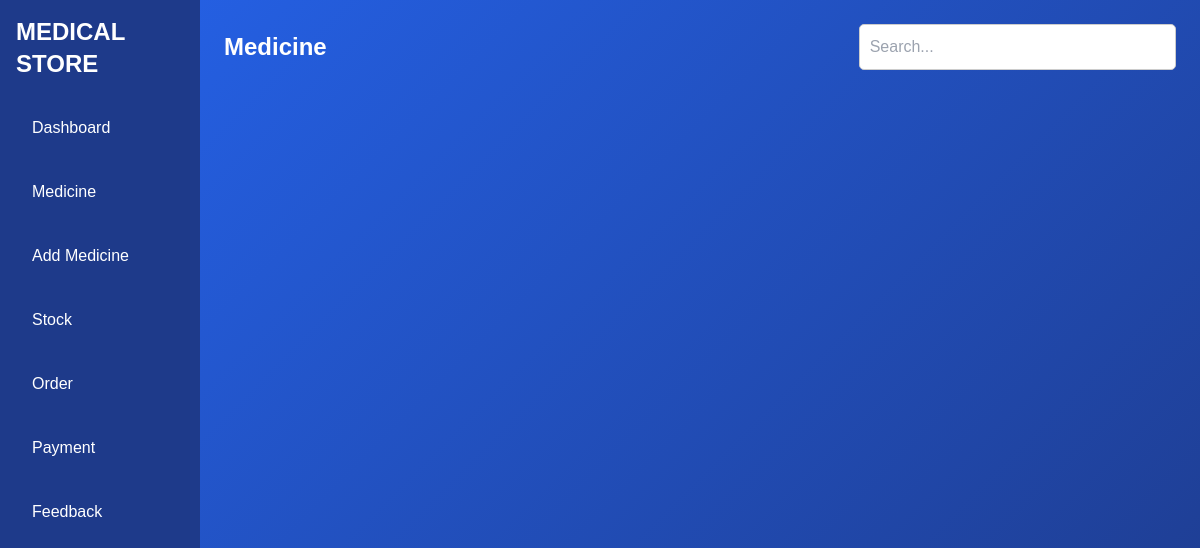
The app's page /medicine.php, older data.
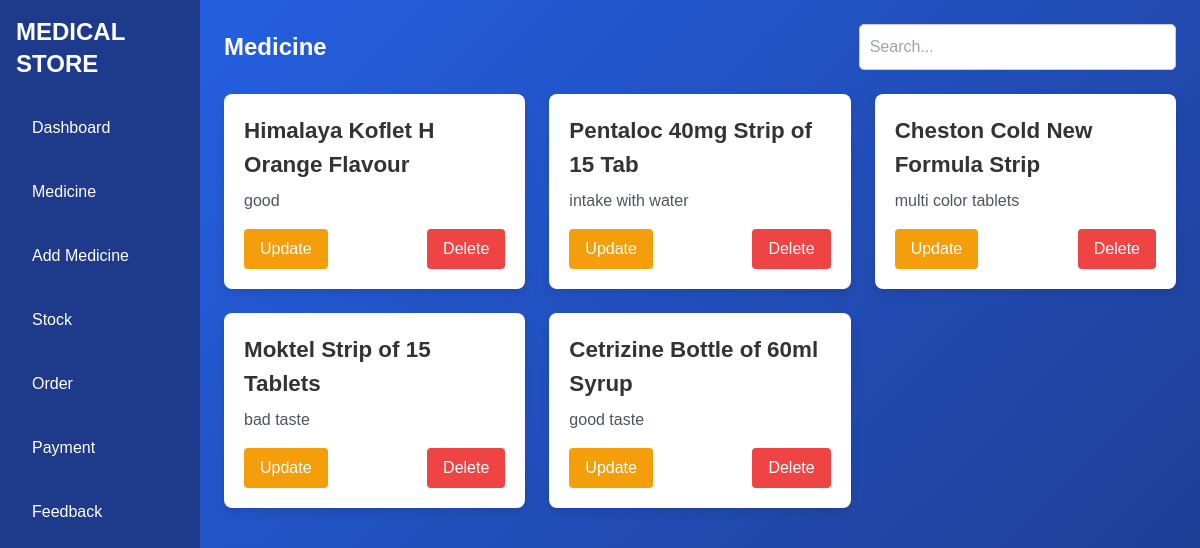
The same page, newer data.
### tables this page shows
CREATE TABLE `medicine` (
  `med_id` varchar(20) NOT NULL,
  `name` varchar(100) NOT NULL,
  `description` varchar(100) DEFAULT NULL,
  `type` enum('Tablet','Cream','Syrup') NOT NULL,
  `price` int(11) NOT NULL,
  `mfg_date` date NOT NULL,
  `exp_date` date NOT NULL,
  `med_image` varchar(255) NOT NULL
);

### medicine.php (the view, shortened to what this page needs)
<!DOCTYPE html>
<html lang="en">
<head>
    <link href="https://cdn.jsdelivr.net/npm/tailwindcss@2.2.19/dist/tailwind.min.css" rel="stylesheet">
</head>
<body>
<?php
$conn = new mysqli("localhost", "root", "", "webdb");
$search = $_GET['search'] ?? '';
$sql = "SELECT * FROM medicine WHERE name LIKE ? OR description LIKE ?";
$stmt = $conn->prepare($sql);
$search_term = '%' . $search . '%';
$stmt->bind_param('ss', $search_term, $search_term);
$stmt->execute();
$medicines = $stmt->get_result();
?>
<div class="flex">
    <div class="w-1/6 custom-sidebar text-white h-screen p-4">
        <h1 class="text-2xl font-bold mb-6">MEDICAL STORE</h1>
        <ul>
            <li class="mt-4"><a href="admin.php">Dashboard</a></li>
            <li class="mt-4"><a href="medicine.php">Medicine</a></li>
            <li class="mt-4"><a href="add_medicine.php">Add Medicine</a></li>
            <li class="mt-4"><a href="stock.php">Stock</a></li>
            <li class="mt-4"><a href="view_order.php">Order</a></li>
            <li class="mt-4"><a href="view_payment.php">Payment</a></li>
            <li class="mt-4"><a href="view_feedback.php">Feedback</a></li>
        </ul>
    </div>
    <div class="w-5/6 p-6">
        <div class="flex justify-between items-center mb-6">
            <h1 class="text-2xl font-bold">Medicine</h1>
            <form method="GET" class="w-1/3">
                <input type="text" name="search" placeholder="Search..." class="search-input" value="<?= htmlspecialchars($search) ?>">
            </form>
        </div>
        <div class="grid grid-cols-1 md:grid-cols-2 lg:grid-cols-3 gap-6">
            <?php while ($row = $medicines->fetch_assoc()): ?>
                <div class="custom-card">
                    <h2><?= htmlspecialchars($row['name']) ?></h2>
                    <p class="text-gray-600 mt-2"><?= nl2br(htmlspecialchars($row['description'])) ?></p>
                    <div class="mt-4 flex justify-between">
                        <a href="update_medicine.php?med_id=<?= htmlspecialchars($row['med_id']) ?>" class="bg-yellow-500 text-white px-4 py-2 rounded">Update</a>
                        <a href="delete_medicine.php?med_id=<?= htmlspecialchars($row['med_id']) ?>" class="bg-red-500 text-white px-4 py-2 rounded">Delete</a>
                    </div>
                </div>
            <?php endwhile; ?>
        </div>
    </div>
</div>
</body>
</html>

Row changes from the older to the newer data that the page shows:
added medicine: name "Himalaya Koflet H Orange Flavour", description "good"
added medicine: name "Pentaloc 40mg Strip of 15 Tab", description "intake with water"
added medicine: name "Cheston Cold New Formula Strip", description "multi color tablets"
added medicine: name "Moktel Strip of 15 Tablets", description "bad taste"
added medicine: name "Cetrizine Bottle of 60ml Syrup", description "good taste"
